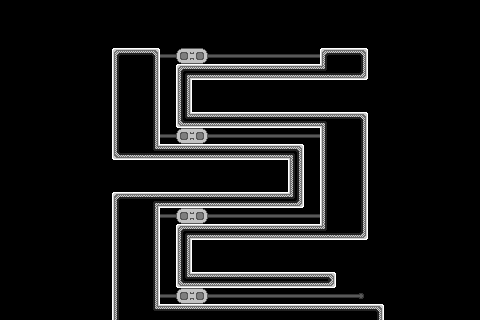

Below is a game level as drawn by its tile map, then a one-line description and the .tmx file that defines it, in full:
An orthogonal 30x20 tile map with 16x16 px tiles, 4 tile layers (bkg_far, bkg_close, ground, foreground), 3 tilesets.

<map version="1.10" tiledversion="1.11.0" orientation="orthogonal" renderorder="right-down" width="30" height="20" tilewidth="16" tileheight="16" infinite="0" nextlayerid="5" nextobjectid="1">
 <tileset firstgid="1" source="../extra memory tileset.tsx" />
 <tileset firstgid="51" source="../../PlaceholderSprites.tsx" />
 <tileset firstgid="156" source="../../memory_bg.tsx" />
 <layer id="4" name="bkg_far" width="30" height="20">
  <properties>
   <property name="unity:sortinglayer" value="Bkg_far" />
  </properties>
  <data encoding="csv">
0,0,0,0,0,0,0,0,0,0,0,0,0,0,0,0,0,0,0,0,0,0,0,0,0,0,0,0,0,0,
0,0,0,0,0,0,0,0,0,0,0,0,0,0,0,0,0,0,0,0,0,0,0,0,0,0,0,0,0,0,
0,0,0,0,0,0,0,0,0,0,0,0,0,0,0,0,0,0,0,0,0,0,0,0,0,0,0,0,0,0,
0,0,0,0,0,0,0,0,0,0,0,0,0,0,0,0,0,0,0,0,0,0,0,0,0,0,0,0,0,0,
0,0,0,0,0,0,0,0,0,0,0,0,0,0,0,0,0,0,0,0,0,0,0,0,0,0,0,0,0,0,
0,0,0,0,0,0,0,0,0,0,0,0,0,0,0,0,0,0,0,0,0,0,0,0,0,0,0,0,0,0,
0,0,0,0,0,0,0,0,0,0,0,0,0,0,0,0,0,0,0,0,0,0,0,0,0,0,0,0,0,0,
0,0,0,0,0,0,0,0,0,0,0,0,0,0,0,0,0,0,0,0,0,0,0,0,0,0,0,0,0,0,
0,0,0,0,0,0,0,0,0,0,0,0,0,0,0,0,0,0,0,0,0,0,0,0,0,0,0,0,0,0,
0,0,0,0,0,0,0,0,0,0,0,0,0,0,0,0,0,0,0,0,0,0,0,0,0,0,0,0,0,0,
0,0,0,0,0,0,0,0,0,0,0,0,0,0,0,0,0,0,0,0,0,0,0,0,0,0,0,0,0,0,
0,0,0,0,0,0,0,0,0,0,0,0,0,0,0,0,0,0,0,0,0,0,0,0,0,0,0,0,0,0,
0,0,0,0,0,0,0,0,0,0,0,0,0,0,0,0,0,0,0,0,0,0,0,0,0,0,0,0,0,0,
0,0,0,0,0,0,0,0,0,0,0,0,0,0,0,0,0,0,0,0,0,0,0,0,0,0,0,0,0,0,
0,0,0,0,0,0,0,0,0,0,0,0,0,0,0,0,0,0,0,0,0,0,0,0,0,0,0,0,0,0,
0,0,0,0,0,0,0,0,0,0,0,0,0,0,0,0,0,0,0,0,0,0,0,0,0,0,0,0,0,0,
0,0,0,0,0,0,0,0,0,0,0,0,0,0,0,0,0,0,0,0,0,0,0,0,0,0,0,0,0,0,
0,0,0,0,0,0,0,0,0,0,0,0,0,0,0,0,0,0,0,0,0,0,0,0,0,0,0,0,0,0,
0,0,0,0,0,0,0,0,0,0,0,0,0,0,0,0,0,0,0,0,0,0,0,0,0,0,0,0,0,0,
0,0,0,0,0,0,0,0,0,0,0,0,0,0,0,0,0,0,0,0,0,0,0,0,0,0,0,0,0,0
</data>
 </layer>
 <layer id="1" name="bkg_close" width="30" height="20">
  <properties>
   <property name="unity:sortinglayer" value="Bkg" />
  </properties>
  <data encoding="csv">
0,0,0,0,0,0,0,0,0,0,0,0,0,0,0,0,0,0,0,0,0,0,0,0,0,0,0,0,0,0,
0,0,0,0,0,0,0,0,0,0,0,0,0,0,0,0,0,0,0,0,0,0,0,0,0,0,0,0,0,0,
0,0,0,0,0,0,0,0,0,0,0,0,0,0,0,0,0,0,0,0,0,0,0,0,0,0,0,0,0,0,
0,0,0,0,0,0,0,2147483713,64,64,64,64,64,64,64,64,64,64,64,64,64,64,65,0,0,0,0,0,0,0,
0,0,0,0,0,0,0,0,0,0,0,0,0,0,0,0,0,0,0,0,0,0,0,0,0,0,0,0,0,0,
0,0,0,0,0,0,0,0,0,0,0,0,0,0,0,0,0,0,0,0,0,0,0,0,0,0,0,0,0,0,
0,0,0,0,0,0,0,0,0,0,0,0,0,0,0,0,0,0,0,0,0,0,0,0,0,0,0,0,0,0,
0,0,0,0,0,0,0,0,0,0,0,0,0,0,0,0,0,0,0,0,0,0,0,0,0,0,0,0,0,0,
0,0,0,0,0,0,0,2147483713,64,64,64,64,64,64,64,64,64,64,64,64,64,64,65,0,0,0,0,0,0,0,
0,0,0,0,0,0,0,0,0,0,0,0,0,0,0,0,0,0,0,0,0,0,0,0,0,0,0,0,0,0,
0,0,0,0,0,0,0,0,0,0,0,0,0,0,0,0,0,0,0,0,0,0,0,0,0,0,0,0,0,0,
0,0,0,0,0,0,0,0,0,0,0,0,0,0,0,0,0,0,0,0,0,0,0,0,0,0,0,0,0,0,
0,0,0,0,0,0,0,0,0,0,0,0,0,0,0,0,0,0,0,0,0,0,0,0,0,0,0,0,0,0,
0,0,0,0,0,0,0,2147483713,64,64,64,64,64,64,64,64,64,64,64,64,64,64,65,0,0,0,0,0,0,0,
0,0,0,0,0,0,0,0,0,0,0,0,0,0,0,0,0,0,0,0,0,0,0,0,0,0,0,0,0,0,
0,0,0,0,0,0,0,0,0,0,0,0,0,0,0,0,0,0,0,0,0,0,0,0,0,0,0,0,0,0,
0,0,0,0,0,0,0,0,0,0,0,0,0,0,0,0,0,0,0,0,0,0,0,0,0,0,0,0,0,0,
0,0,0,0,0,0,0,0,0,0,0,0,0,0,0,0,0,0,0,0,0,0,0,0,0,0,0,0,0,0,
0,0,0,0,0,0,0,2147483713,64,64,64,64,64,64,64,64,64,64,64,64,64,64,65,0,0,0,0,0,0,0,
0,0,0,0,0,0,0,0,0,0,0,0,0,0,0,0,0,0,0,0,0,0,0,0,0,0,0,0,0,0
</data>
 </layer>
 <layer id="2" name="ground" width="30" height="20">
  <properties>
   <property name="unity:sortinglayer" value="Ground" />
  </properties>
  <data encoding="csv">
0,0,0,0,0,0,0,0,0,0,0,0,0,0,0,0,0,0,0,0,0,0,0,0,0,0,0,0,0,0,
0,0,0,0,0,0,0,0,0,0,0,0,0,0,0,0,0,0,0,0,0,0,0,0,0,0,0,0,0,0,
0,0,0,0,0,0,0,0,0,0,0,0,0,0,0,0,0,0,0,0,0,0,0,0,0,0,0,0,0,0,
0,0,0,0,0,0,0,1,2,3,0,62,2147483710,0,0,0,0,0,0,0,1,2,3,0,0,0,0,0,0,0,
0,0,0,0,0,0,0,6,7,8,0,2147483680,44,44,44,2147483692,2147483692,2147483692,2147483692,2147483692,536870931,1073741826,13,0,0,0,0,0,0,0,
0,0,0,0,0,0,0,6,7,8,0,2147483687,0,0,0,0,0,0,0,0,0,0,0,0,0,0,0,0,0,0,
0,0,0,0,0,0,0,6,7,8,0,2147483687,0,0,0,0,0,0,0,0,0,0,0,0,0,0,0,0,0,0,
0,0,0,0,0,0,0,6,7,8,0,3221225504,44,44,44,2147483692,2147483692,2147483692,2147483692,2147483692,1610612755,2,3,0,0,0,0,0,0,0,
0,0,0,0,0,0,0,6,7,8,0,62,2147483710,0,0,0,0,0,0,0,6,7,8,0,0,0,0,0,0,0,
0,0,0,0,0,0,0,11,1073741826,2684354579,44,44,44,44,44,44,44,44,32,0,6,7,8,0,0,0,0,0,0,0,
0,0,0,0,0,0,0,0,0,0,0,0,0,0,0,0,0,0,39,0,6,7,8,0,0,0,0,0,0,0,
0,0,0,0,0,0,0,0,0,0,0,0,0,0,0,0,0,0,39,0,6,7,8,0,0,0,0,0,0,0,
0,0,0,0,0,0,0,1073741835,2,3758096403,2147483692,2147483692,2147483692,44,44,44,44,44,1073741856,0,6,7,8,0,0,0,0,0,0,0,
0,0,0,0,0,0,0,6,7,8,0,62,2147483710,0,0,0,0,0,0,0,6,7,8,0,0,0,0,0,0,0,
0,0,0,0,0,0,0,6,7,8,0,2147483680,44,44,44,2147483692,2147483692,2147483692,2147483692,2147483692,536870931,12,13,0,0,0,0,0,0,0,
0,0,0,0,0,0,0,6,7,8,0,2147483687,0,0,0,0,0,0,0,0,0,0,0,0,0,0,0,0,0,0,
0,0,0,0,0,0,0,6,7,8,0,2147483687,0,0,0,0,0,0,0,0,0,0,0,0,0,0,0,0,0,0,
0,0,0,0,0,0,0,6,7,8,0,3221225504,44,44,44,2147483692,2147483692,2147483692,2147483692,2147483692,31,0,0,0,0,0,0,0,0,0,
0,0,0,0,0,0,0,6,7,8,0,62,2147483710,0,0,0,0,0,0,0,0,0,0,0,0,0,0,0,0,0,
0,0,0,0,0,0,0,6,7,5,2,2,2,2,2,2,2,2,2,2,2,2,2,3,0,0,0,0,0,0
</data>
 </layer>
 <layer id="3" name="foreground" width="30" height="20">
  <properties>
   <property name="unity:sortinglayer" value="Foreground" />
  </properties>
  <data encoding="csv">
0,0,0,0,0,0,0,0,0,0,0,0,0,0,0,0,0,0,0,0,0,0,0,0,0,0,0,0,0,0,
0,0,0,0,0,0,0,0,0,0,0,0,0,0,0,0,0,0,0,0,0,0,0,0,0,0,0,0,0,0,
0,0,0,0,0,0,0,0,0,0,0,0,0,0,0,0,0,0,0,0,0,0,0,0,0,0,0,0,0,0,
0,0,0,0,0,0,0,0,0,0,0,0,0,0,0,0,0,0,0,0,0,0,0,0,0,0,0,0,0,0,
0,0,0,0,0,0,0,0,0,0,0,0,0,0,0,0,0,0,0,0,0,0,0,0,0,0,0,0,0,0,
0,0,0,0,0,0,0,0,0,0,0,0,0,0,0,0,0,0,0,0,0,0,0,0,0,0,0,0,0,0,
0,0,0,0,0,0,0,0,0,0,0,0,0,0,0,0,0,0,0,0,0,0,0,0,0,0,0,0,0,0,
0,0,0,0,0,0,0,0,0,0,0,0,0,0,0,0,0,0,0,0,0,0,0,0,0,0,0,0,0,0,
0,0,0,0,0,0,0,0,0,0,0,0,0,0,0,0,0,0,0,0,0,0,0,0,0,0,0,0,0,0,
0,0,0,0,0,0,0,0,0,0,0,0,0,0,0,0,0,0,0,0,0,0,0,0,0,0,0,0,0,0,
0,0,0,0,0,0,0,0,0,0,0,0,0,0,0,0,0,0,0,0,0,0,0,0,0,0,0,0,0,0,
0,0,0,0,0,0,0,0,0,0,0,0,0,0,0,0,0,0,0,0,0,0,0,0,0,0,0,0,0,0,
0,0,0,0,0,0,0,0,0,0,0,0,0,0,0,0,0,0,0,0,0,0,0,0,0,0,0,0,0,0,
0,0,0,0,0,0,0,0,0,0,0,0,0,0,0,0,0,0,0,0,0,0,0,0,0,0,0,0,0,0,
0,0,0,0,0,0,0,0,0,0,0,0,0,0,0,0,0,0,0,0,0,0,0,0,0,0,0,0,0,0,
0,0,0,0,0,0,0,0,0,0,0,0,0,0,0,0,0,0,0,0,0,0,0,0,0,0,0,0,0,0,
0,0,0,0,0,0,0,0,0,0,0,0,0,0,0,0,0,0,0,0,0,0,0,0,0,0,0,0,0,0,
0,0,0,0,0,0,0,0,0,0,0,0,0,0,0,0,0,0,0,0,0,0,0,0,0,0,0,0,0,0,
0,0,0,0,0,0,0,0,0,0,0,0,0,0,0,0,0,0,0,0,0,0,0,0,0,0,0,0,0,0,
0,0,0,0,0,0,0,0,0,0,0,0,0,0,0,0,0,0,0,0,0,0,0,0,0,0,0,0,0,0
</data>
 </layer>
</map>
